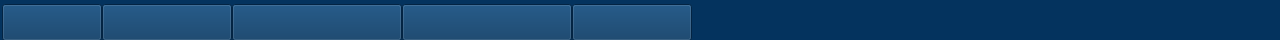
       <widget class="QWidget" name="widget_33" native="true">
        <property name="maximumSize">
         <size>
          <width>16777215</width>
          <height>40</height>
         </size>
        </property>
        <property name="styleSheet">
         <string notr="true">background-color: rgb(4, 51, 94);</string>
        </property>
        <layout class="QGridLayout" name="gridLayout">
         <property name="leftMargin">
          <number>0</number>
         </property>
         <property name="topMargin">
          <number>0</number>
         </property>
         <property name="rightMargin">
          <number>0</number>
         </property>
         <property name="bottomMargin">
          <number>0</number>
         </property>
         <property name="spacing">
          <number>0</number>
         </property>
         <item row="0" column="0">
          <widget class="QWidget" name="widget_36" native="true">
           <property name="sizePolicy">
            <sizepolicy hsizetype="Preferred" vsizetype="Fixed">
             <horstretch>0</horstretch>
             <verstretch>0</verstretch>
            </sizepolicy>
           </property>
           <property name="minimumSize">
            <size>
             <width>1280</width>
             <height>40</height>
            </size>
           </property>
           <property name="maximumSize">
            <size>
             <width>16777215</width>
             <height>40</height>
            </size>
           </property>
           <property name="styleSheet">
            <string notr="true">background-color: rgb(4, 51, 94);</string>
           </property>
           <widget class="QPushButton" name="dec_button">
            <property name="geometry">
             <rect>
              <x>572</x>
              <y>4</y>
              <width>120</width>
              <height>37</height>
             </rect>
            </property>
            <property name="sizePolicy">
             <sizepolicy hsizetype="Fixed" vsizetype="Fixed">
              <horstretch>0</horstretch>
              <verstretch>0</verstretch>
             </sizepolicy>
            </property>
            <property name="font">
             <font>
              <family>Arial</family>
              <pointsize>13</pointsize>
              <weight>75</weight>
              <bold>true</bold>
             </font>
            </property>
            <property name="styleSheet">
             <string notr="true">border-image: url(:/home/tab_decoding_2.png);</string>
            </property>
            <property name="text">
             <string/>
            </property>
           </widget>
           <widget class="QPushButton" name="daq_button">
            <property name="geometry">
             <rect>
              <x>102</x>
              <y>4</y>
              <width>130</width>
              <height>37</height>
             </rect>
            </property>
            <property name="sizePolicy">
             <sizepolicy hsizetype="Fixed" vsizetype="Fixed">
              <horstretch>0</horstretch>
              <verstretch>0</verstretch>
             </sizepolicy>
            </property>
            <property name="font">
             <font>
              <family>Arial</family>
              <pointsize>13</pointsize>
              <weight>75</weight>
              <bold>true</bold>
             </font>
            </property>
            <property name="styleSheet">
             <string notr="true">border-image: url(:/home/tab_acq_2.png);</string>
            </property>
            <property name="text">
             <string/>
            </property>
           </widget>
           <widget class="QPushButton" name="offl_button">
            <property name="geometry">
             <rect>
              <x>232</x>
              <y>4</y>
              <width>170</width>
              <height>37</height>
             </rect>
            </property>
            <property name="sizePolicy">
             <sizepolicy hsizetype="Fixed" vsizetype="Fixed">
              <horstretch>0</horstretch>
              <verstretch>0</verstretch>
             </sizepolicy>
            </property>
            <property name="font">
             <font>
              <family>Arial</family>
              <pointsize>13</pointsize>
              <weight>75</weight>
              <bold>true</bold>
             </font>
            </property>
            <property name="styleSheet">
             <string notr="true">border-image: url(:/home/tab_off_2.png);</string>
            </property>
            <property name="text">
             <string/>
            </property>
           </widget>
           <widget class="QPushButton" name="home_button">
            <property name="geometry">
             <rect>
              <x>2</x>
              <y>4</y>
              <width>100</width>
              <height>37</height>
             </rect>
            </property>
            <property name="sizePolicy">
             <sizepolicy hsizetype="Fixed" vsizetype="Fixed">
              <horstretch>0</horstretch>
              <verstretch>0</verstretch>
             </sizepolicy>
            </property>
            <property name="font">
             <font>
              <family>Arial</family>
              <pointsize>13</pointsize>
              <weight>75</weight>
              <bold>true</bold>
             </font>
            </property>
            <property name="styleSheet">
             <string notr="true">border-image: url(:/home/tab_home_2.png);</string>
            </property>
            <property name="text">
             <string/>
            </property>
           </widget>
           <widget class="QPushButton" name="onl_button">
            <property name="geometry">
             <rect>
              <x>402</x>
              <y>4</y>
              <width>170</width>
              <height>37</height>
             </rect>
            </property>
            <property name="sizePolicy">
             <sizepolicy hsizetype="Fixed" vsizetype="Fixed">
              <horstretch>0</horstretch>
              <verstretch>0</verstretch>
             </sizepolicy>
            </property>
            <property name="font">
             <font>
              <family>Arial</family>
              <pointsize>13</pointsize>
              <weight>75</weight>
              <bold>true</bold>
             </font>
            </property>
            <property name="styleSheet">
             <string notr="true">border-image: url(:/home/tab_on_1.png);</string>
            </property>
            <property name="text">
             <string/>
            </property>
           </widget>
          </widget>
         </item>
        </layout>
       </widget>
